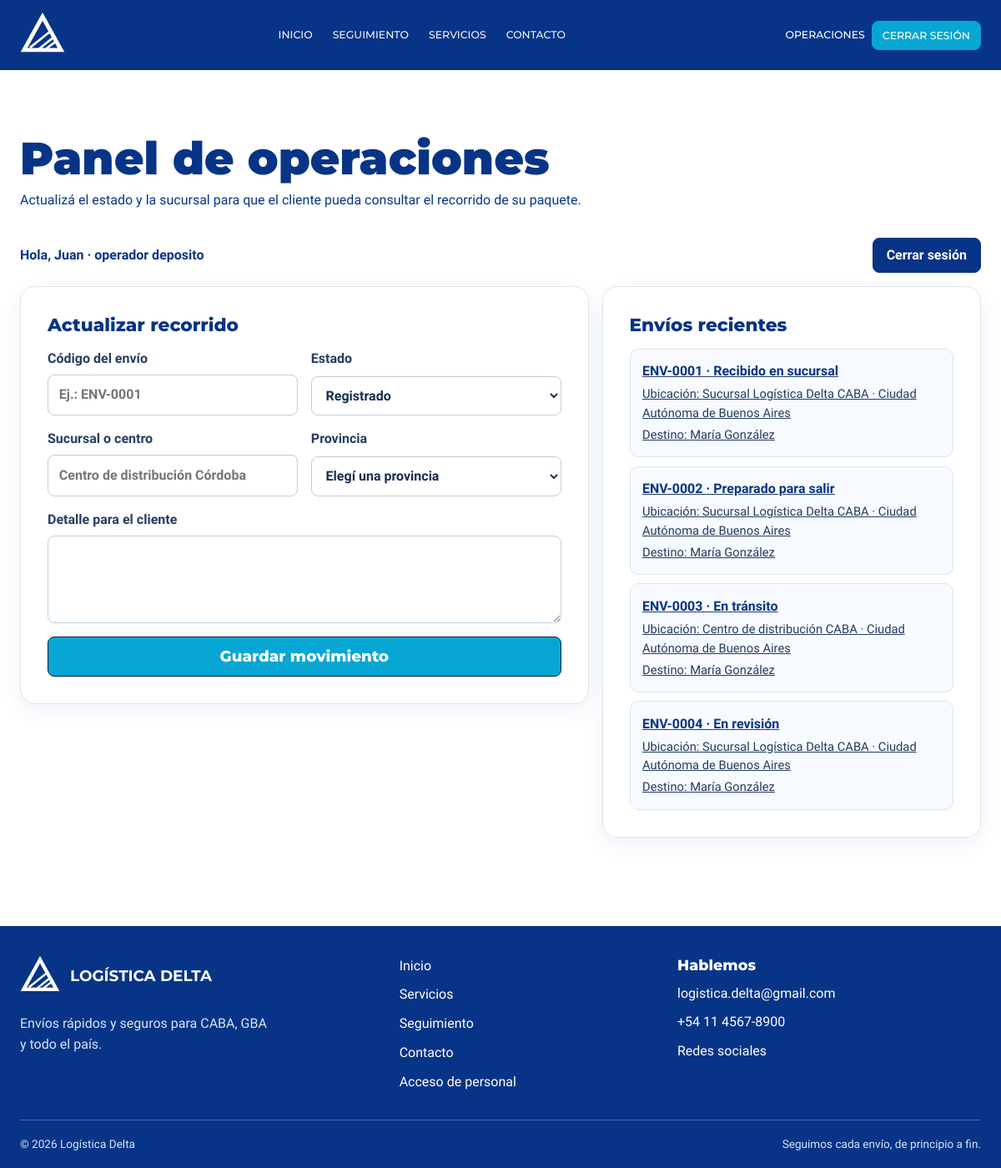
The app's page /panel-admin.php (signed in) with its own data.
### tables this page shows
CREATE TABLE `envios` (
  `id_envio` int(11) NOT NULL,
  `codigo_envio` varchar(20) NOT NULL,
  `id_cliente` int(11) NOT NULL,
  `id_remitente` int(11) NOT NULL,
  `id_destinatario` int(11) NOT NULL,
  `id_paquete` int(11) NOT NULL,
  `estado` enum('REGISTRADO','RECIBIDO_DEPOSITO','PREPARADO','EN_TRANSITO','EN_REPARTO','ENTREGADO','NO_ENTREGADO','DEVUELTO','EXTRAVIADO','CANCELADO') NOT NULL DEFAULT 'REGISTRADO',
  `id_zona_destino` int(11) NOT NULL,
  `id_tarifa_aplicada` int(11) DEFAULT NULL,
  `precio_final` decimal(12,2) DEFAULT NULL,
  `id_ruta` int(11) DEFAULT NULL,
  `orden_parada` int(11) DEFAULT NULL,
  `fecha_solicitud` datetime NOT NULL DEFAULT current_timestamp(),
  `fecha_entrega_estimada` date DEFAULT NULL,
  `id_usuario_registro` int(11) NOT NULL,
  `activo` tinyint(1) NOT NULL DEFAULT 1
);

CREATE TABLE `contactos` (
  `id_contacto` int(11) NOT NULL,
  `tipo` enum('REMITENTE','DESTINATARIO') NOT NULL,
  `nombre` varchar(120) NOT NULL,
  `telefono` varchar(30) DEFAULT NULL,
  `email` varchar(120) DEFAULT NULL,
  `direccion` varchar(200) NOT NULL,
  `id_zona` int(11) DEFAULT NULL,
  `id_cliente` int(11) DEFAULT NULL
);

### app/helpers/funciones.php (called while the page is built, shortened)
<?php
function usuarioActual(): ?array
{
    return empty($_SESSION['id_usuario']) ? null : [
        'id_usuario' => (int) $_SESSION['id_usuario'],
        'nombre' => $_SESSION['nombre'] ?? 'Usuario',
        'rol' => $_SESSION['rol'] ?? '',
    ];
}
function limpiar($valor): string
{
    return htmlspecialchars((string) $valor, ENT_QUOTES, 'UTF-8');
}
function estadoLegible(string $estado): string
{
    $estados = [
        'REGISTRADO' => 'Envío registrado', 'RECIBIDO_DEPOSITO' => 'Recibido en sucursal',
        'PREPARADO' => 'Preparado para salir', 'EN_TRANSITO' => 'En tránsito',
        'EN_REPARTO' => 'En camino a destino', 'ENTREGADO' => 'Entregado',
        'NO_ENTREGADO' => 'No se pudo entregar', 'DEVUELTO' => 'Devuelto al remitente',
        'EXTRAVIADO' => 'En revisión', 'CANCELADO' => 'Cancelado',
    ];
    return $estados[$estado] ?? 'En proceso';
}

### app/config/Conexion.php (called while the page is built)
<?php
class Conexion
{
    private string $host = 'localhost';
    private string $dbName = 'logistica_delta';
    private string $usuario = 'root';
    private string $password = '';
    private ?PDO $conexion = null;
    public function conectar(): PDO
    {
        if ($this->conexion === null) {
            $dsn = "mysql:host={$this->host};dbname={$this->dbName};charset=utf8mb4";
            $this->conexion = new PDO($dsn, $this->usuario, $this->password);
            $this->conexion->setAttribute(PDO::ATTR_ERRMODE, PDO::ERRMODE_EXCEPTION);
            $this->conexion->setAttribute(PDO::ATTR_DEFAULT_FETCH_MODE, PDO::FETCH_ASSOC);
        }
        return $this->conexion;
    }
}

### app/dao/EnvioDAO.php (called while the page is built, shortened)
<?php
require_once __DIR__ . '/../config/Conexion.php';
class EnvioDAO
{
    private PDO $db;
    public function __construct(?PDO $db = null)
    {
        $this->db = $db ?? (new Conexion())->conectar();
    }
    public function obtenerParaPanel(): array
    {
        $sql = "SELECT e.codigo_envio, e.estado, d.nombre AS destino,
                       (SELECT CONCAT(m.sucursal, ' · ', m.provincia)
                        FROM movimientos_seguimiento m WHERE m.id_envio = e.id_envio
                        ORDER BY m.fecha_hora DESC, m.id_movimiento DESC LIMIT 1) AS ubicacion
                FROM envios e
                INNER JOIN contactos d ON d.id_contacto = e.id_destinatario
                WHERE e.activo = 1 ORDER BY e.fecha_solicitud DESC LIMIT 100";
        return $this->db->query($sql)->fetchAll();
    }
}

### public/panel-admin.php (the view, shortened to what this page needs)
<?php
require_once __DIR__ . '/../app/helpers/funciones.php';
require_once __DIR__ . '/../app/config/Conexion.php';
require_once __DIR__ . '/../app/dao/EnvioDAO.php';
$rolesPersonal = ['ADMINISTRADOR', 'OPERADOR_DEPOSITO', 'ADMINISTRACION'];
$error = '';
$datos = ['codigo' => '', 'estado' => 'REGISTRADO', 'sucursal' => '', 'provincia' => '', 'detalle' => ''];
$usuarioActual = usuarioActual();
$envios = [];
if ($usuarioActual && in_array($usuarioActual['rol'], $rolesPersonal, true)) {
    try {
        $envios = (new EnvioDAO())->obtenerParaPanel();
    } catch (Throwable $exception) {
        error_log($exception->getMessage());
        $error = 'No pudimos cargar los envíos. Revisá la conexión con MySQL.';
    }
}
$datos['codigo'] = $_GET['codigo'] ?? $datos['codigo'];
?>
<!doctype html>
<html lang="es">
<head>
  <link rel="stylesheet" href="css/style.css">
</head>
<body>
  <?php include __DIR__ . '/partials/nav.php'; ?>
  <main class="contenedor pagina-operaciones">
    <h1>Panel de operaciones</h1>
    <p class="bajada">Actualizá el estado y la sucursal para que el cliente pueda consultar el recorrido de su paquete.</p>
    <?php if (!$usuarioActual || !in_array($usuarioActual['rol'], $rolesPersonal, true)): ?>
      <section class="panel-operaciones">
        <h2>Acceso de personal</h2>
        <?php if ($error): ?><p class="respuesta-operaciones" role="alert"><?= limpiar($error) ?></p><?php endif; ?>
        <form method="post" class="formulario-operaciones">
          <input type="hidden" name="accion" value="login">
          <label>Usuario o email<input name="usuario" autocomplete="username" required></label>
          <label>Contraseña<input name="password" type="password" autocomplete="current-password" required></label>
          <button class="boton-principal" type="submit">Ingresar</button>
        </form>
      </section>
    <?php else: ?>
      <div class="barra-operaciones">
        <p>Hola, <?= limpiar($usuarioActual['nombre']) ?> · <?= limpiar(str_replace('_', ' ', strtolower($usuarioActual['rol']))) ?></p>
        <form method="post"><input type="hidden" name="accion" value="logout"><button class="salida-operaciones" type="submit">Cerrar sesión</button></form>
      </div>
      <div class="columnas-operaciones">
        <section class="panel-operaciones">
          <h2>Actualizar recorrido</h2>
          <form method="post" class="formulario-operaciones">
            <label>Código del envío<input name="codigo" placeholder="Ej.: ENV-0001" required value="<?= limpiar($datos['codigo']) ?>"></label>
            <label>Estado<select name="estado" required>
              <?php foreach (['REGISTRADO' => 'Registrado', 'RECIBIDO_DEPOSITO' => 'Recibido en depósito', 'PREPARADO' => 'Preparado', 'EN_TRANSITO' => 'En tránsito', 'EN_REPARTO' => 'En reparto', 'ENTREGADO' => 'Entregado', 'NO_ENTREGADO' => 'No entregado', 'DEVUELTO' => 'Devuelto', 'EXTRAVIADO' => 'Extraviado', 'CANCELADO' => 'Cancelado'] as $value => $label): ?>
                <option value="<?= limpiar($value) ?>" <?= $datos['estado'] === $value ? 'selected' : '' ?>><?= limpiar($label) ?></option>
              <?php endforeach; ?>
            </select></label>
            <label>Sucursal o centro<input name="sucursal" placeholder="Centro de distribución Córdoba" maxlength="100" required value="<?= limpiar($datos['sucursal']) ?>"></label>
            <label>Provincia<select name="provincia" required><option value="">Elegí una provincia</option>
            </select></label>
            <label class="campo-amplio">Detalle para el cliente<textarea name="detalle" maxlength="255" required><?= limpiar($datos['detalle']) ?></textarea></label>
            <button class="boton-principal campo-amplio" type="submit">Guardar movimiento</button>
          </form>
        </section>
        <section class="panel-operaciones">
          <h2>Envíos recientes</h2>
          <div class="lista-envios-operaciones">
            <?php foreach ($envios as $envio): ?>
              <a class="elemento-envio-operaciones" href="panel-admin.php?codigo=<?= urlencode($envio['codigo_envio']) ?>">
                <strong><?= limpiar($envio['codigo_envio']) ?> · <?= limpiar(estadoLegible($envio['estado'])) ?></strong>
                <span>Ubicación: <?= limpiar($envio['ubicacion'] ?: 'Sin movimientos cargados') ?></span>
                <span>Destino: <?= limpiar($envio['destino']) ?></span>
              </a>
            <?php endforeach; ?>
          </div>
        </section>
      </div>
    <?php endif; ?>
  </main>
  <?php include __DIR__ . '/partials/footer.php'; ?>
</body>
</html>

### public/css/style.css (style rules this page uses)
:root { color-scheme: light; --azul: #073486; --azul-profundo: #052c75; --celeste: #08a6d2; --celeste-vivo: #00a6d2; --texto: #073486; --texto-secundario: #315386; --fondo: #fff; --borde: #d7e1ed; --fuente-titulos: 'Montserrat', 'Trebuchet MS', sans-serif; --fuente-cuerpo: 'Nunito Sans', 'Trebuchet MS', sans-serif; }
* { box-sizing: border-box; }
html { scroll-behavior: smooth; }
body { margin: 0; background: var(--fondo); color: var(--texto); font-family: var(--fuente-cuerpo); line-height: 1.55; }
body, button, input, textarea { font-family: var(--fuente-cuerpo); }
a { color: inherit; }
button, input, textarea { font-size: inherit; }
button, a { -webkit-tap-highlight-color: transparent; }
.contenedor { width: min(1240px, calc(100% - 64px)); margin-inline: auto; }
.formulario-seguimiento button, .boton-principal { border: 1px solid #071c36; background: var(--celeste); color: #fff; font: 800 1.15rem var(--fuente-titulos); cursor: pointer; }
.pagina-operaciones { min-height: 65vh; padding-block: 3rem 5rem; }
.pagina-operaciones > h1 { margin-bottom: .5rem; color: var(--azul); font: 900 clamp(2rem, 5vw, 3.4rem)/1.1 var(--fuente-titulos); }
.pagina-operaciones > .bajada { max-width: 820px; margin: 0 0 2rem; }
.panel-operaciones { padding: clamp(1.2rem, 3vw, 2rem); border: 1px solid #dce5f1; border-radius: 18px; background: #fff; box-shadow: 0 8px 24px rgba(7, 52, 134, .07); }
.panel-operaciones h2 { margin: 0 0 1rem; color: var(--azul); font: 800 1.35rem var(--fuente-titulos); }
.formulario-operaciones { display: grid; grid-template-columns: repeat(2, minmax(0, 1fr)); gap: 1rem; }
.formulario-operaciones label { display: grid; gap: .4rem; color: #263d60; font-weight: 700; }
.formulario-operaciones input, .formulario-operaciones select, .formulario-operaciones textarea { width: 100%; min-height: 46px; padding: .7rem .8rem; border: 1px solid #bdcde0; border-radius: 8px; background: #fff; color: #192f50; font: inherit; }
.formulario-operaciones textarea { min-height: 105px; resize: vertical; }
.campo-amplio { grid-column: 1 / -1; }
.formulario-operaciones .boton-principal { min-height: 48px; border-radius: 8px; }
.barra-operaciones { display: flex; align-items: center; justify-content: space-between; gap: 1rem; margin-bottom: 1rem; }
.barra-operaciones p { margin: 0; font-weight: 800; }
.salida-operaciones { padding: .65rem 1rem; border: 1px solid var(--azul); border-radius: 8px; background: var(--azul); color: #fff; font: 700 1rem var(--fuente-cuerpo); cursor: pointer; }
.columnas-operaciones { display: grid; grid-template-columns: minmax(0, 1.2fr) minmax(280px, .8fr); align-items: start; gap: 1rem; }
.lista-envios-operaciones { display: grid; gap: .65rem; max-height: 660px; overflow: auto; }
.elemento-envio-operaciones { width: 100%; padding: .9rem; border: 1px solid #dce5f1; border-radius: 10px; background: #f7faff; color: #243b5d; text-align: left; cursor: pointer; }
.elemento-envio-operaciones strong, .elemento-envio-operaciones span { display: block; }
.elemento-envio-operaciones strong { color: var(--azul); }
.elemento-envio-operaciones span { margin-top: .2rem; font-size: .92rem; }
.contenedor { width: min(1160px, calc(100% - 48px)); }
.pagina-operaciones { padding-block: 2.5rem 4rem; }

### records on screen
envios: codigo_envio "ENV-0001", estado "Recibido en sucursal", ubicacion "Sucursal Logística Delta CABA · Ciudad Autónoma de Buenos Aires", id_destinatario.nombre "María González"
envios: codigo_envio "ENV-0002", estado "Preparado para salir", ubicacion "Sucursal Logística Delta CABA · Ciudad Autónoma de Buenos Aires", id_destinatario.nombre "María González"
envios: codigo_envio "ENV-0003", estado "En tránsito", ubicacion "Centro de distribución CABA · Ciudad Autónoma de Buenos Aires", id_destinatario.nombre "María González"
envios: codigo_envio "ENV-0004", estado "En revisión", ubicacion "Sucursal Logística Delta CABA · Ciudad Autónoma de Buenos Aires", id_destinatario.nombre "María González"

### other values on screen
limpiar($usuarioActual['nombre']) "Juan"
limpiar(str_replace('_', ' ', strtolower($usuarioActual['rol']))) "operador deposito"
form field estado "Registrado"
